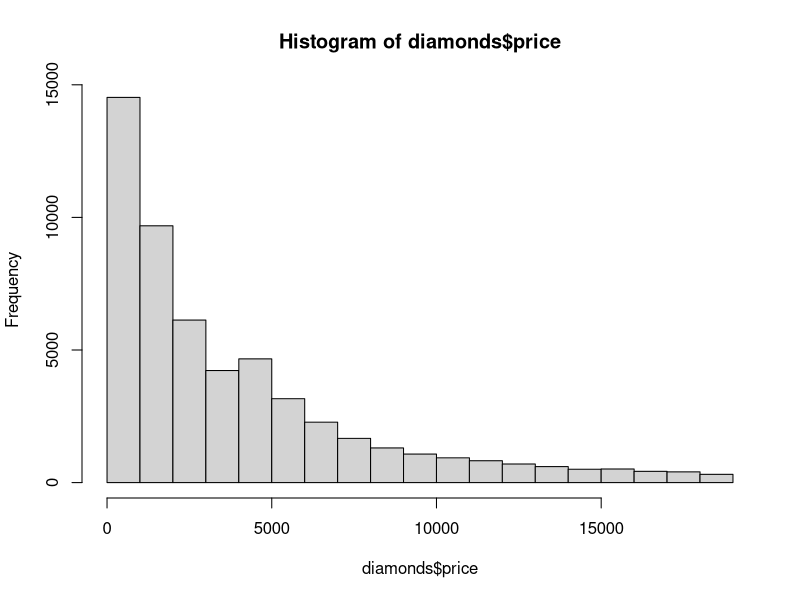
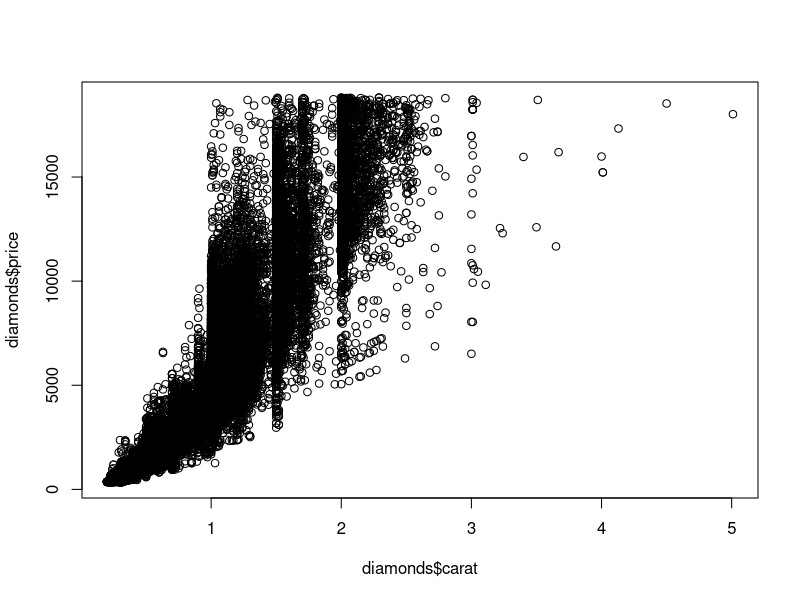

The R source for these figures, in order:
#Data Frames

install.packages("ggplot2")
library(ggplot2)

?diamonds

head(diamonds) #first few rows

str(diamonds) #structure of data frame

summary(diamonds)

class(diamonds)
typeof(diamonds)

nrow(diamonds)
ncol(diamonds)
dim(diamonds) #rows then col

#col by name
head( diamonds$cut)
head( diamonds[ , 2])
head( diamonds[, "cut"])

head( diamonds[,c(2,3)])
head( diamonds[, c("cut", "color")])

#by row
diamonds[10,]
diamonds[25:30,]

#summary statistics
mean( diamonds$price) #a way to coerce as.numeric(c(diamonds[,"price]))
median( diamonds$price)
sd( diamonds$price)

#random sample of prces
diamonds$price[ sample (1:nrow(diamonds), size = 10, replace = FALSE)]

#Average Price of Ideal Cut Diamonds
mean( diamonds[diamonds$cut == "Ideal",]$price)

mean( subset(diamonds, cut == "Ideal")$price)

#Creates A Frequency Distribution
hist( diamonds$price)

#Create a New Variable
diamonds$boxSize <- diamonds$x * diamonds$y *diamonds$z
head(diamonds)

#Scatterplot
plot( x = diamonds$carat, y = diamonds$price)

table(diamonds$color, diamonds$cut)

aggregate(price ~ cut, FUN = mean, data = diamonds)
